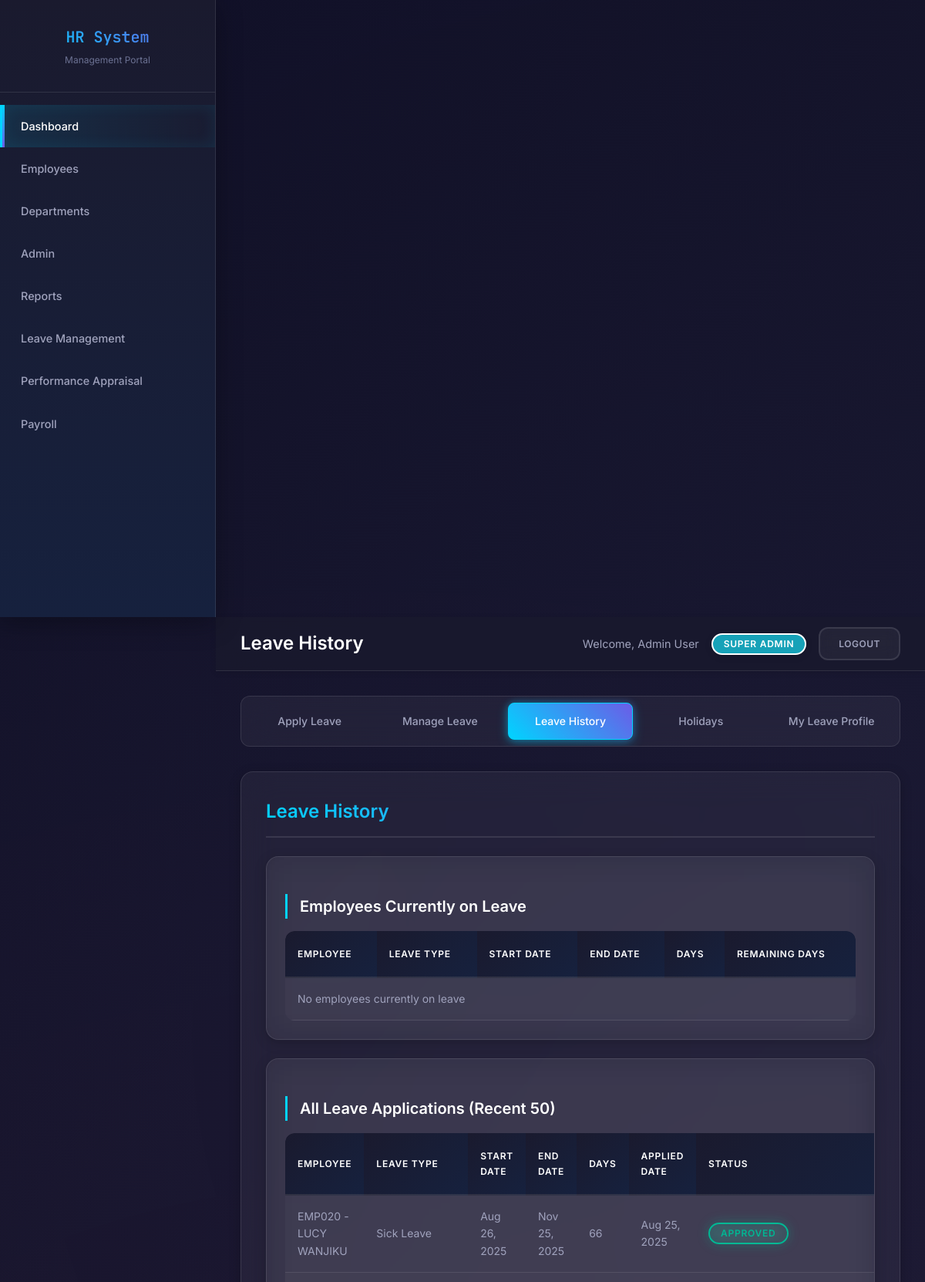
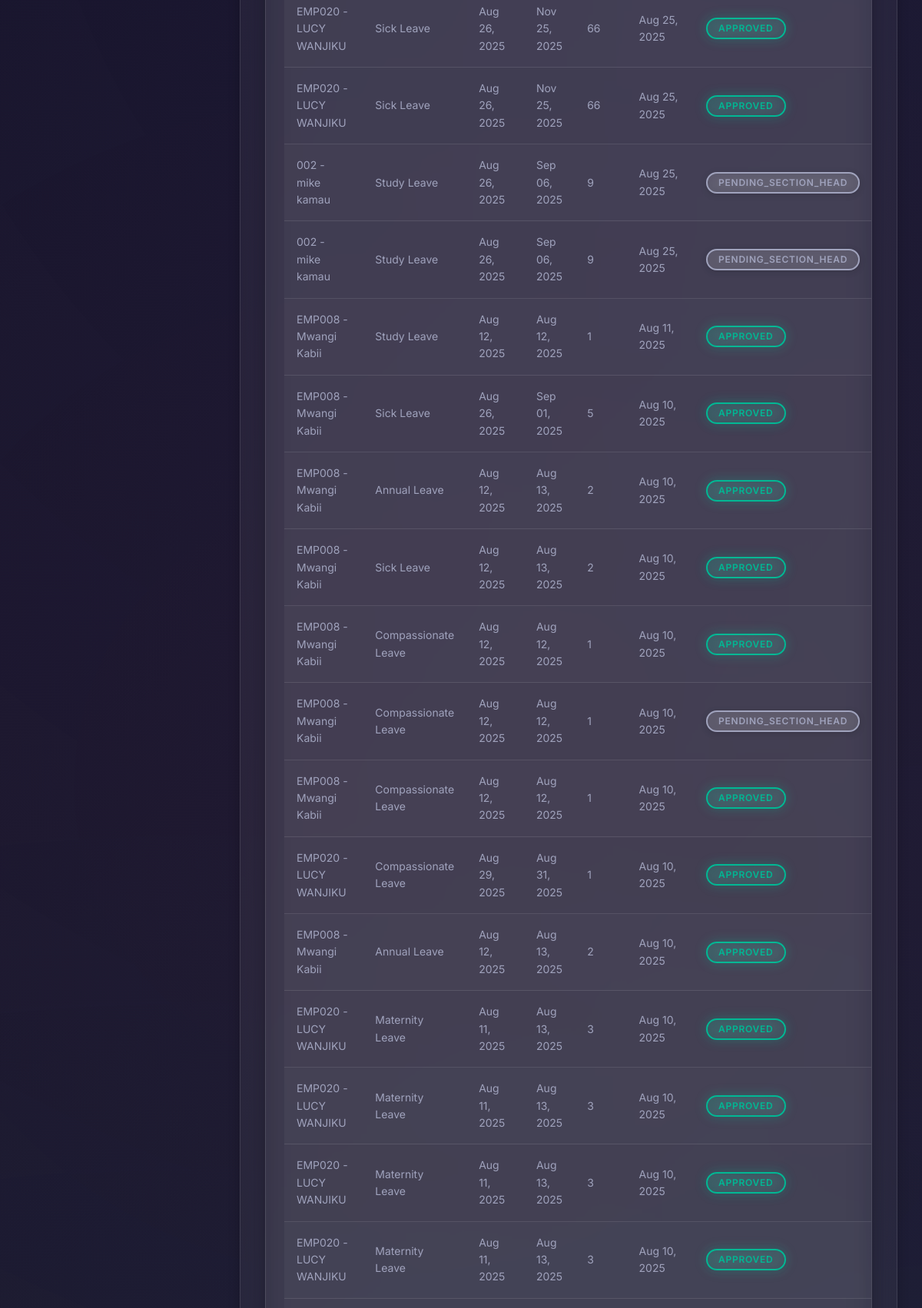
The app's page /history.php (signed in, upper part) with its own data (2 pictures, top to bottom).
### tables this page shows
CREATE TABLE `leave_applications` (
  `id` int(11) NOT NULL,
  `employee_id` int(11) NOT NULL,
  `leave_type_id` int(11) NOT NULL,
  `start_date` date NOT NULL,
  `end_date` date NOT NULL,
  `days_requested` int(11) NOT NULL,
  `reason` text NOT NULL,
  `deduction_details` text DEFAULT NULL COMMENT 'JSON storage of deduction plan',
  `primary_days` int(11) DEFAULT 0 COMMENT 'Days deducted from primary leave type',
  `annual_days` int(11) DEFAULT 0 COMMENT 'Days deducted from annual leave',
  `unpaid_days` int(11) DEFAULT 0 COMMENT 'Days that are unpaid',
  `status` enum('pending','pending_section_head','pending_dept_head','pending_managing_director','pending_hr_manager','approved','rejected','cancelled') NOT NULL DEFAULT 'pending',
  `applied_at` timestamp NOT NULL DEFAULT current_timestamp(),
  `section_head_approval` enum('pending','approved','rejected') DEFAULT 'pending',
  `section_head_approved_by` varchar(50) DEFAULT NULL,
  `section_head_approved_at` timestamp NULL DEFAULT NULL,
  `dept_head_approval` enum('pending','approved','rejected') DEFAULT 'pending',
  `dept_head_approved_by` varchar(50) DEFAULT NULL,
  `dept_head_approved_at` timestamp NULL DEFAULT NULL,
  `hr_processed_by` varchar(50) DEFAULT NULL,
  `hr_processed_at` timestamp NULL DEFAULT NULL,
  `hr_comments` text DEFAULT NULL,
  `approver_id` int(11) DEFAULT NULL,
  `section_head_emp_id` int(11) DEFAULT NULL,
  `dept_head_emp_id` int(11) DEFAULT NULL,
  `days_deducted` int(11) DEFAULT 0,
  `days_from_annual` int(11) DEFAULT 0,
  `managing_director_approved_by` int(11) DEFAULT NULL,
  `hr_approved_by` int(11) DEFAULT NULL,
  `hr_approved_at` datetime DEFAULT NULL,
  `managing_director_approved_at` datetime DEFAULT NULL
);

CREATE TABLE `employees` (
  `id` int(11) NOT NULL,
  `employee_id` varchar(50) DEFAULT NULL,
  `first_name` varchar(100) DEFAULT NULL,
  `last_name` varchar(100) DEFAULT NULL,
  `gender` varchar(10) NOT NULL,
  `national_id` int(10) NOT NULL,
  `email` varchar(255) DEFAULT NULL,
  `designation` varchar(50) NOT NULL,
  `phone` varchar(20) DEFAULT NULL,
  `date_of_birth` date NOT NULL,
  `address` text DEFAULT NULL,
  `department_id` int(11) DEFAULT NULL,
  `section_id` int(11) DEFAULT NULL,
  `position` varchar(100) DEFAULT NULL,
  `salary` decimal(10,2) DEFAULT NULL,
  `hire_date` date DEFAULT NULL,
  `employment_type` varchar(20) NOT NULL,
  `employee_type` varchar(20) NOT NULL,
  `profile_image_url` varchar(500) DEFAULT NULL,
  `created_at` timestamp NOT NULL DEFAULT current_timestamp(),
  `updated_at` timestamp NOT NULL DEFAULT current_timestamp() ON UPDATE current_timestamp(),
  `employee_status` enum('active','inactive','resigned','fired','retired') NOT NULL DEFAULT 'active'
);

CREATE TABLE `leave_types` (
  `id` int(11) NOT NULL,
  `name` varchar(100) NOT NULL,
  `description` text DEFAULT NULL,
  `max_days_per_year` int(11) DEFAULT NULL,
  `counts_weekends` tinyint(1) DEFAULT 0,
  `deducted_from_annual` tinyint(1) DEFAULT 1,
  `is_active` tinyint(1) DEFAULT 1,
  `created_at` timestamp NOT NULL DEFAULT current_timestamp(),
  `updated_at` timestamp NOT NULL DEFAULT current_timestamp() ON UPDATE current_timestamp()
);

### history.php (the view, shortened to what this page needs)
<?php
$conn = getConnection();
$user = [
    'first_name' => isset($_SESSION['user_name']) ? explode(' ', $_SESSION['user_name'])[0] : 'User',
    'last_name' => isset($_SESSION['user_name']) ? (explode(' ', $_SESSION['user_name'])[1] ?? '') : '',
    'role' => $_SESSION['user_role'] ?? 'guest',
    'id' => $_SESSION['user_id']
];
function hasPermission($required_role) {
    global $user;
    $role_hierarchy = [
        'managing_director' => 6,
        'super_admin' => 5,
        'hr_manager' => 4,
        'dept_head' => 3,
        'section_head' => 2,
        'manager' => 1,
        'employee' => 0
    ];
    $user_level = $role_hierarchy[$user['role']] ?? 0;
    $required_level = $role_hierarchy[$required_role] ?? 0;
    return $user_level >= $required_level;
}
function formatDate($date) {
    return date('M d, Y', strtotime($date));
}
$currentLeaves = [];
$allLeaves = [];
try {
    $currentLeavesQuery = "SELECT la.*, e.employee_id, e.first_name, e.last_name,
                          lt.name as leave_type_name
                          FROM leave_applications la
                          JOIN employees e ON la.employee_id = e.id
                          JOIN leave_types lt ON la.leave_type_id = lt.id
                          WHERE la.status = 'approved'
                          AND la.start_date <= CURDATE()
                          AND la.end_date >= CURDATE()
                          ORDER BY la.end_date ASC";
    $currentLeavesResult = $conn->query($currentLeavesQuery);
    $currentLeaves = $currentLeavesResult->fetch_all(MYSQLI_ASSOC);
    $allLeavesQuery = "SELECT la.*, e.employee_id, e.first_name, e.last_name,
                      lt.name as leave_type_name
                      FROM leave_applications la
                      JOIN employees e ON la.employee_id = e.id
                      JOIN leave_types lt ON la.leave_type_id = lt.id
                      ORDER BY la.applied_at DESC
                      LIMIT 50";
    $allLeavesResult = $conn->query($allLeavesQuery);
    $allLeaves = $allLeavesResult->fetch_all(MYSQLI_ASSOC);
} catch (Exception $e) {
    $error = "Error fetching data: " . $e->getMessage();
}
?>
<!DOCTYPE html>
<html lang="en">
<head>
    <link rel="stylesheet" href="style.css">
</head>
<body>
    <div class="container">
        <div class="sidebar">
            <div class="sidebar-brand">
                <h1>HR System</h1>
                <p>Management Portal</p>
            </div>
            <nav class="nav">
                <ul>
                    <li><a href="dashboard.php" class="active">Dashboard</a></li>
                    <li><a href="employees.php">Employees</a></li>
                    <?php if (hasPermission('hr_manager')): ?>
                    <li><a href="departments.php">Departments</a></li>
                    <?php endif; ?>
                    <?php if (hasPermission('super_admin')): ?>
                   <li><a href="admin.php?tab=users">Admin</a></li>
                   <?php elseif (hasPermission('hr_manager')): ?>
                  <li><a href="admin.php?tab=financial">Admin</a></li>
                   <?php endif; ?>
                    <?php if (hasPermission('hr_manager')): ?>
                    <li><a href="reports.php">Reports</a></li>
                    <?php endif; ?>
                    <?php if (hasPermission('hr_manager')|| hasPermission('super_admin')||hasPermission('dept_head')||hasPermission('officer')): ?>
                    <li><a href="leave_management.php">Leave Management</a></li>
                    <?php endif; ?>
                    <li><a href="employee_appraisal.php">Performance Appraisal</a></li>
                    <li><a href="payroll_mnagements.php" ><i class="fas fa-money-check"></i> Payroll</a></li>
                </ul>
            </nav>
        </div>
        </div>
        <div class="main-content">
            <div class="header">
                <h1>Leave History</h1>
                <div class="user-info">
                    <span>Welcome, <?php echo htmlspecialchars($user['first_name'] . ' ' . $user['last_name']); ?></span>
                    <span class="badge badge-info"><?php echo ucwords(str_replace('_', ' ', $user['role'])); ?></span>
                    <a href="logout.php" class="btn btn-secondary btn-sm">Logout</a>
                </div>
            </div>
            <div class="content">
                <div class="leave-tabs">
                    <a href="leave_management.php" class="leave-tab">Apply Leave</a>
                    <?php if (in_array($user['role'], ['hr_manager', 'dept_head', 'section_head', 'manager', 'managing_director','super_admin'])): ?>
                    <a href="manage.php" class="leave-tab">Manage Leave</a>
                    <?php endif; ?>
                    <?php if(in_array($user['role'], ['hr_manager', 'super_admin', 'manager','managing director'])): ?>
                    <a href="history.php" class="leave-tab active">Leave History</a>
                    <a href="holidays.php" class="leave-tab">Holidays</a>
                    <?php endif; ?>
                    <a href="profile.php" class="leave-tab">My Leave Profile</a>
                </div>
                <div class="tab-content">
                    <h3>Leave History</h3>
                    <div class="table-container mb-4">
                        <h4>Employees Currently on Leave</h4>
                        <table class="table">
                            <thead>
                                <tr>
                                    <th>Employee</th>
                                    <th>Leave Type</th>
                                    <th>Start Date</th>
                                    <th>End Date</th>
                                    <th>Days</th>
                                    <th>Remaining Days</th>
                                </tr>
                            </thead>
                            <tbody>
                                <?php if (empty($currentLeaves)): ?>
                                    <tr>
                                        <td colspan="6" class="text-center">No employees currently on leave</td>
                                    </tr>
                                <?php endif; ?>
                            </tbody>
                        </table>
                    </div>
                    <div class="table-container">
                        <h4>All Leave Applications (Recent 50)</h4>
                        <table class="table">
                            <thead>
                                <tr>
                                    <th>Employee</th>
                                    <th>Leave Type</th>
                                    <th>Start Date</th>
                                    <th>End Date</th>
                                    <th>Days</th>
                                    <th>Applied Date</th>
                                    <th>Status</th>
                                </tr>
                            </thead>
                            <tbody>
                                <?php foreach ($allLeaves as $leave): ?>
                                <tr>
                                    <td><?php echo htmlspecialchars($leave['employee_id'] . ' - ' . $leave['first_name'] . ' ' . $leave['last_name']); ?></td>
                                    <td><?php echo htmlspecialchars($leave['leave_type_name']); ?></td>
                                    <td><?php echo formatDate($leave['start_date']); ?></td>
                                    <td><?php echo formatDate($leave['end_date']); ?></td>
                                    <td><?php echo $leave['days_requested']; ?></td>
                                    <td><?php echo formatDate($leave['applied_at']); ?></td>
                                    <td>
                                        <?php
                                        $statusClass = [
                                            'pending' => 'badge-warning',
                                            'approved' => 'badge-success',
                                            'rejected' => 'badge-danger',
                                            'cancelled' => 'badge-secondary'
                                        ];
                                        ?>
                                        <span class="badge <?php echo $statusClass[$leave['status']] ?? 'badge-light'; ?>">
                                            <?php echo ucfirst($leave['status']); ?>
                                        </span>
                                    </td>
                                </tr>
                                <?php endforeach; ?>
                            </tbody>
                        </table>
                    </div>
                </div>
            </div>
        </div>
</body>
</html>

### records on screen
leave_applications: employee.last_name "EMP020 - LUCY WANJIKU", leave_type.name "Sick Leave", start_date "Aug 26, 2025", end_date "Nov 25, 2025", days_requested "66", applied_at "Aug 25, 2025", status "APPROVED"
leave_applications: employee.last_name "EMP020 - LUCY WANJIKU", leave_type.name "Sick Leave", start_date "Aug 26, 2025", end_date "Nov 25, 2025", days_requested "66", applied_at "Aug 25, 2025", status "APPROVED"
leave_applications: employee.last_name "EMP020 - LUCY WANJIKU", leave_type.name "Sick Leave", start_date "Aug 26, 2025", end_date "Nov 25, 2025", days_requested "66", applied_at "Aug 25, 2025", status "APPROVED"
leave_applications: employee.last_name "002 - mike kamau", leave_type.name "Study Leave", start_date "Aug 26, 2025", end_date "Sep 06, 2025", days_requested "9", applied_at "Aug 25, 2025", status "PENDING_SECTION_HEAD"
leave_applications: employee.last_name "002 - mike kamau", leave_type.name "Study Leave", start_date "Aug 26, 2025", end_date "Sep 06, 2025", days_requested "9", applied_at "Aug 25, 2025", status "PENDING_SECTION_HEAD"
leave_applications: employee.last_name "EMP008 - Mwangi Kabii", leave_type.name "Study Leave", start_date "Aug 12, 2025", end_date "Aug 12, 2025", days_requested "1", applied_at "Aug 11, 2025", status "APPROVED"
leave_applications: employee.last_name "EMP008 - Mwangi Kabii", leave_type.name "Sick Leave", start_date "Aug 26, 2025", end_date "Sep 01, 2025", days_requested "5", applied_at "Aug 10, 2025", status "APPROVED"
leave_applications: employee.last_name "EMP008 - Mwangi Kabii", leave_type.name "Annual Leave", start_date "Aug 12, 2025", end_date "Aug 13, 2025", days_requested "2", applied_at "Aug 10, 2025", status "APPROVED"
leave_applications: employee.last_name "EMP008 - Mwangi Kabii", leave_type.name "Sick Leave", start_date "Aug 12, 2025", end_date "Aug 13, 2025", days_requested "2", applied_at "Aug 10, 2025", status "APPROVED"
leave_applications: employee.last_name "EMP008 - Mwangi Kabii", leave_type.name "Compassionate Leave", start_date "Aug 12, 2025", end_date "Aug 12, 2025", days_requested "1", applied_at "Aug 10, 2025", status "APPROVED"
leave_applications: employee.last_name "EMP008 - Mwangi Kabii", leave_type.name "Compassionate Leave", start_date "Aug 12, 2025", end_date "Aug 12, 2025", days_requested "1", applied_at "Aug 10, 2025", status "PENDING_SECTION_HEAD"
leave_applications: employee.last_name "EMP008 - Mwangi Kabii", leave_type.name "Compassionate Leave", start_date "Aug 12, 2025", end_date "Aug 12, 2025", days_requested "1", applied_at "Aug 10, 2025", status "APPROVED"
leave_applications: employee.last_name "EMP020 - LUCY WANJIKU", leave_type.name "Compassionate Leave", start_date "Aug 29, 2025", end_date "Aug 31, 2025", days_requested "1", applied_at "Aug 10, 2025", status "APPROVED"
leave_applications: employee.last_name "EMP008 - Mwangi Kabii", leave_type.name "Annual Leave", start_date "Aug 12, 2025", end_date "Aug 13, 2025", days_requested "2", applied_at "Aug 10, 2025", status "APPROVED"
leave_applications: employee.last_name "EMP020 - LUCY WANJIKU", leave_type.name "Maternity Leave", start_date "Aug 11, 2025", end_date "Aug 13, 2025", days_requested "3", applied_at "Aug 10, 2025", status "APPROVED"
leave_applications: employee.last_name "EMP020 - LUCY WANJIKU", leave_type.name "Maternity Leave", start_date "Aug 11, 2025", end_date "Aug 13, 2025", days_requested "3", applied_at "Aug 10, 2025", status "APPROVED"
leave_applications: employee.last_name "EMP020 - LUCY WANJIKU", leave_type.name "Maternity Leave", start_date "Aug 11, 2025", end_date "Aug 13, 2025", days_requested "3", applied_at "Aug 10, 2025", status "APPROVED"
leave_applications: employee.last_name "EMP020 - LUCY WANJIKU", leave_type.name "Maternity Leave", start_date "Aug 11, 2025", end_date "Aug 13, 2025", days_requested "3", applied_at "Aug 10, 2025", status "APPROVED"

### other values on screen
$user['first_name'] . ' ' . $user['last_name'] "Admin User"
str_replace('_', ' ', $user['role']) "SUPER ADMIN"
